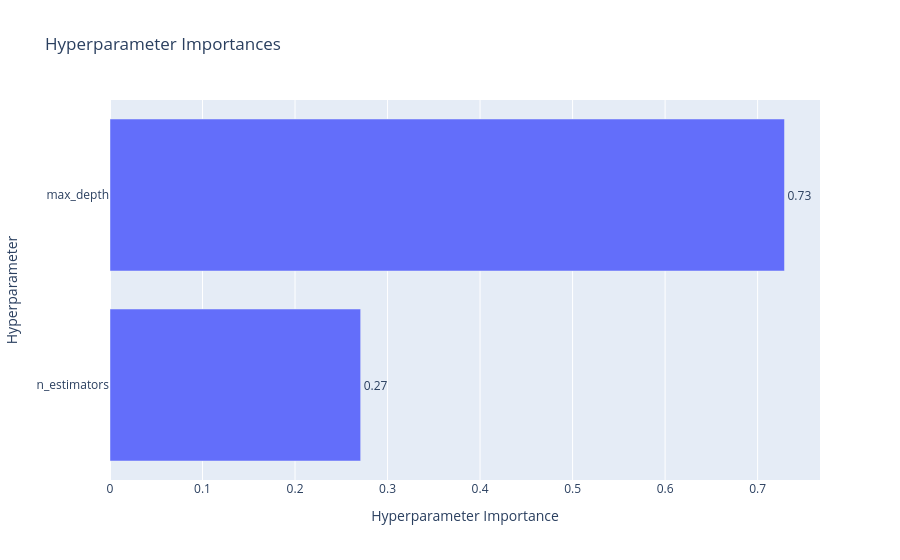

This figure's notebook cell:
### Code cell
# 5. Hyperparameter Importance
plot_param_importances(study).show()

### Figure 1 — Plotly figure (JSON) as saved in the notebook; plotly's stock layout.template omitted (floating-point values rounded to 4 significant figures)
{"data": [{"cliponaxis": false, "hovertemplate": ["n_estimators (IntDistribution): 0.2709365986721195<extra></extra>", "max_depth (IntDistribution): 0.7290634013278805<extra></extra>"], "name": "Objective Value", "orientation": "h", "text": ["0.27", "0.73"], "textposition": "outside", "type": "bar", "x": [0.2709, 0.7291], "y": ["n_estimators", "max_depth"]}], "layout": {"title": {"text": "Hyperparameter Importances"}, "xaxis": {"title": {"text": "Hyperparameter Importance"}}, "yaxis": {"title": {"text": "Hyperparameter"}}}}
